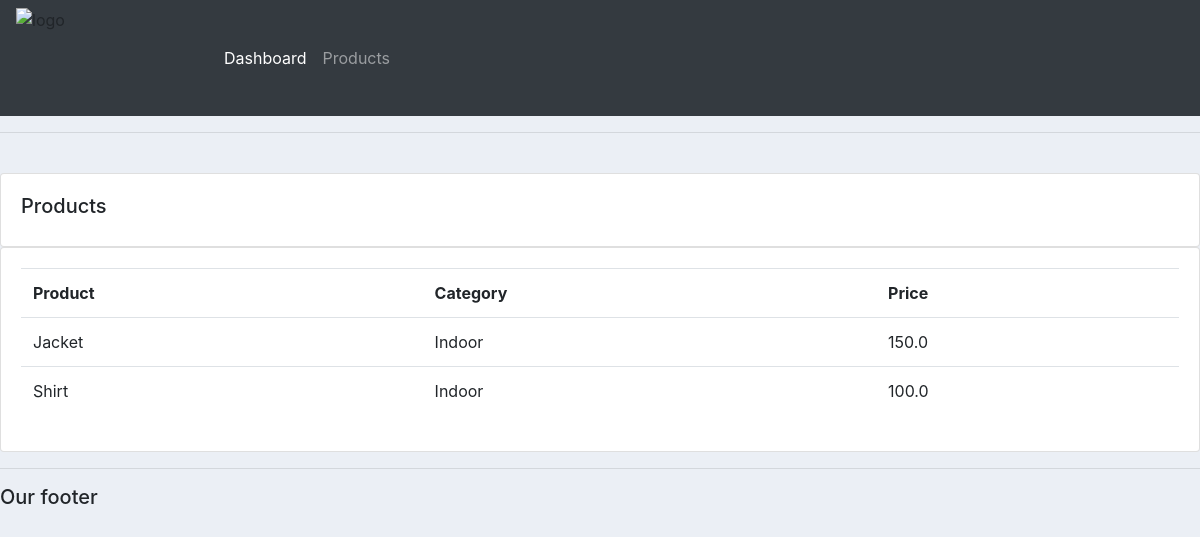
/products/, run on an earlier commit of the app's database.
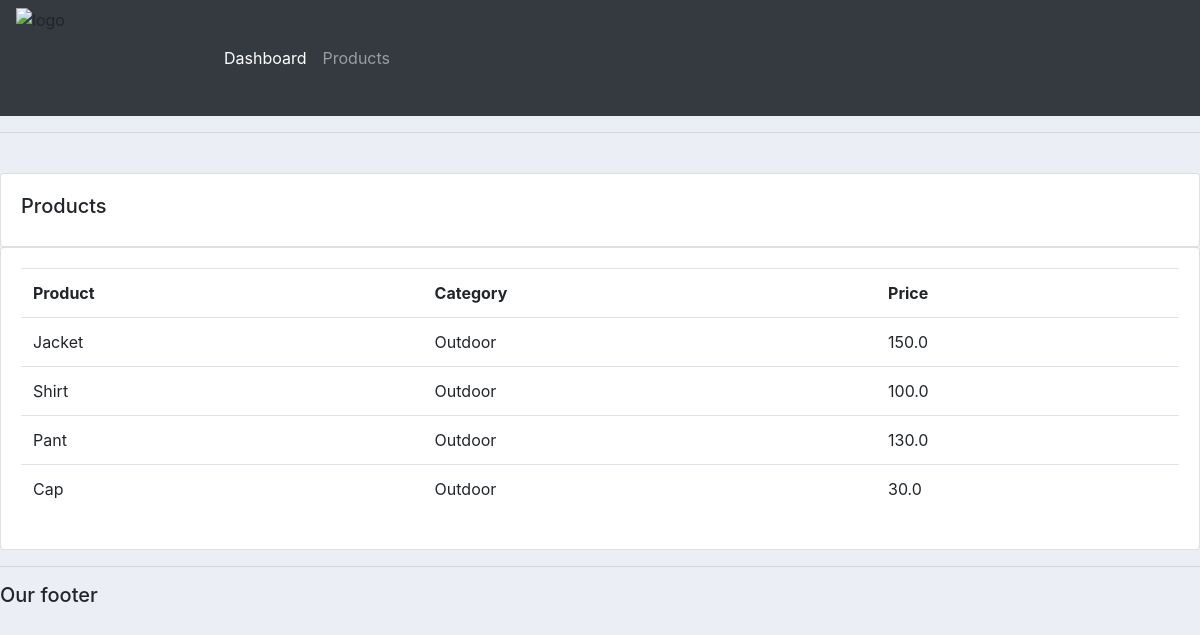
And on a later commit of the database.
### accounts/models.py (models this page shows, shortened)
class Product(models.Model):
    Category = (
        ('Indoor', 'Indoor'),
        ('Outdoor', 'Outdoor'),
        ('Delivery', 'Delivered'),
    )
    name = models.CharField(max_length=200, null=True)
    price = models.FloatField(null=True)
    category = models.CharField(max_length=200, null=True, choices=Category)
    description = models.CharField(max_length=200, null=True)
    date_created = models.DateTimeField(auto_now_add=True, null=True)
    tags = models.ManyToManyField(Tag)

### accounts/views.py (the view)
# urls.py: path('products/', views.products),
def products(request):
    products = Product.objects.all()
    context = {'products' : products}
    return render(request, 'accounts/products.html', context)

### crm/templates/accounts/products.html
{% extends 'accounts/main.html' %}
{% block content %}
<br>
		<div class="row">
			<div class="col-md">
				<div class="card card-body">
					<h5>Products</h5>
				</div>
				<div class="card card-body">
					<table class="table">
						<tr>
							<th>Product</th>
							<th>Category</th>
							<th>Price</th>
						</tr>
						{% for i in products %}
						    <tr>
								<td>{{i.name}}</td>
								<td>{{i.category}}</td>
								<td>{{i.price}}</td>
							</tr>
						{% endfor %}
					</table>
				</div>
			</div>
		</div>
{% endblock %}

### crm/templates/accounts/main.html (shortened to what this page needs)
{% load static %}
<!DOCTYPE html>
<html lang="en">
<head>
    <link rel="stylesheet" href="https://cdn.jsdelivr.net/npm/bootstrap@4.0.0/dist/css/bootstrap.min.css">
    <link rel="stylesheet" type="text/css" href="{% static '/css/main.css' %}">
</head>
<body>
    {% include 'accounts/navbar.html'%}
    <hr>
    {% block content %}
    {% endblock %}
    <hr>
    <h5>Our footer</h5>
</body>
</html>

### crm/templates/accounts/navbar.html (shortened to what this page needs)
{% load static %}
<nav class="navbar navbar-expand-lg navbar-dark bg-dark">
    <img src="{% static 'images/logo_crm.jpg' %}" height='100px' width='200px' alt="logo">
    <div class="collapse navbar-collapse" id="navbarNav">
      <ul class="navbar-nav">
        <li class="nav-item active">
          <a class="nav-link" href="#">Dashboard</a>
        </li>
        <li class="nav-item">
          <a class="nav-link" href="#">Products</a>
        </li>
      </ul>
    </div>
  </nav>

### static/css/main.css (style rules this page uses)
body { background-color: #ebeff5; }

What changed in the data, as far as the page shows it:
changed Product "Jacket": category "Indoor" → "Outdoor"
changed Product "Shirt": category "Indoor" → "Outdoor"
added Product: name "Pant", category "Outdoor", price "130.0"
added Product: name "Cap", category "Outdoor", price "30.0"
